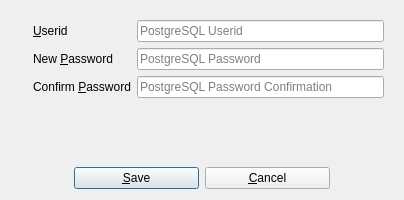
<?xml version="1.0" encoding="UTF-8"?>
<ui version="4.0">
 <class>passSelect</class>
 <widget class="QDialog" name="passSelect">
  <property name="geometry">
   <rect>
    <x>0</x>
    <y>0</y>
    <width>400</width>
    <height>200</height>
   </rect>
  </property>
  <property name="maximumSize">
   <size>
    <width>16777215</width>
    <height>16777215</height>
   </size>
  </property>
  <property name="windowTitle">
   <string>BiblioteQ: Password Selection</string>
  </property>
  <property name="windowIcon">
   <iconset resource="../Icons/icons.qrc">
    <normaloff>:/book.png</normaloff>:/book.png</iconset>
  </property>
  <property name="sizeGripEnabled">
   <bool>false</bool>
  </property>
  <layout class="QVBoxLayout">
   <item>
    <widget class="QFrame" name="frame">
     <property name="sizePolicy">
      <sizepolicy hsizetype="Preferred" vsizetype="Preferred">
       <horstretch>0</horstretch>
       <verstretch>0</verstretch>
      </sizepolicy>
     </property>
     <layout class="QHBoxLayout">
      <item>
       <widget class="QLabel" name="label">
        <property name="text">
         <string/>
        </property>
        <property name="pixmap">
         <pixmap resource="../Icons/icons.qrc">:/32x32/permissions.png</pixmap>
        </property>
       </widget>
      </item>
      <item>
       <layout class="QGridLayout">
        <item row="0" column="0">
         <widget class="QLabel" name="label_6">
          <property name="text">
           <string>&amp;Userid</string>
          </property>
          <property name="buddy">
           <cstring>userid</cstring>
          </property>
         </widget>
        </item>
        <item row="0" column="1">
         <widget class="QLineEdit" name="userid">
          <property name="readOnly">
           <bool>true</bool>
          </property>
          <property name="placeholderText">
           <string>PostgreSQL Userid</string>
          </property>
         </widget>
        </item>
        <item row="1" column="0">
         <widget class="QLabel" name="label_5">
          <property name="text">
           <string>New &amp;Password</string>
          </property>
          <property name="buddy">
           <cstring>password</cstring>
          </property>
         </widget>
        </item>
        <item row="1" column="1">
         <widget class="QLineEdit" name="password">
          <property name="echoMode">
           <enum>QLineEdit::Password</enum>
          </property>
          <property name="placeholderText">
           <string>PostgreSQL Password</string>
          </property>
          <property name="clearButtonEnabled">
           <bool>true</bool>
          </property>
         </widget>
        </item>
        <item row="2" column="0">
         <widget class="QLabel" name="label_2">
          <property name="text">
           <string>Confirm &amp;Password</string>
          </property>
          <property name="buddy">
           <cstring>passwordAgain</cstring>
          </property>
         </widget>
        </item>
        <item row="2" column="1">
         <widget class="QLineEdit" name="passwordAgain">
          <property name="echoMode">
           <enum>QLineEdit::Password</enum>
          </property>
          <property name="placeholderText">
           <string>PostgreSQL Password Confirmation</string>
          </property>
          <property name="clearButtonEnabled">
           <bool>true</bool>
          </property>
         </widget>
        </item>
       </layout>
      </item>
     </layout>
    </widget>
   </item>
   <item>
    <spacer>
     <property name="orientation">
      <enum>Qt::Vertical</enum>
     </property>
     <property name="sizeHint" stdset="0">
      <size>
       <width>382</width>
       <height>20</height>
      </size>
     </property>
    </spacer>
   </item>
   <item>
    <layout class="QHBoxLayout">
     <item>
      <spacer>
       <property name="orientation">
        <enum>Qt::Horizontal</enum>
       </property>
       <property name="sizeHint" stdset="0">
        <size>
         <width>40</width>
         <height>20</height>
        </size>
       </property>
      </spacer>
     </item>
     <item>
      <widget class="QPushButton" name="okButton">
       <property name="minimumSize">
        <size>
         <width>125</width>
         <height>0</height>
        </size>
       </property>
       <property name="text">
        <string>&amp;Save</string>
       </property>
       <property name="icon">
        <iconset resource="../Icons/icons.qrc">
         <normaloff>:/16x16/ok.png</normaloff>:/16x16/ok.png</iconset>
       </property>
      </widget>
     </item>
     <item>
      <widget class="QPushButton" name="cancelButton">
       <property name="minimumSize">
        <size>
         <width>125</width>
         <height>0</height>
        </size>
       </property>
       <property name="layoutDirection">
        <enum>Qt::LeftToRight</enum>
       </property>
       <property name="text">
        <string>&amp;Cancel</string>
       </property>
       <property name="icon">
        <iconset resource="../Icons/icons.qrc">
         <normaloff>:/16x16/cancel.png</normaloff>:/16x16/cancel.png</iconset>
       </property>
      </widget>
     </item>
     <item>
      <spacer>
       <property name="orientation">
        <enum>Qt::Horizontal</enum>
       </property>
       <property name="sizeHint" stdset="0">
        <size>
         <width>40</width>
         <height>20</height>
        </size>
       </property>
      </spacer>
     </item>
    </layout>
   </item>
  </layout>
 </widget>
 <tabstops>
  <tabstop>userid</tabstop>
  <tabstop>password</tabstop>
  <tabstop>passwordAgain</tabstop>
  <tabstop>okButton</tabstop>
  <tabstop>cancelButton</tabstop>
 </tabstops>
 <resources>
  <include location="../Icons/icons.qrc"/>
 </resources>
 <connections/>
</ui>
